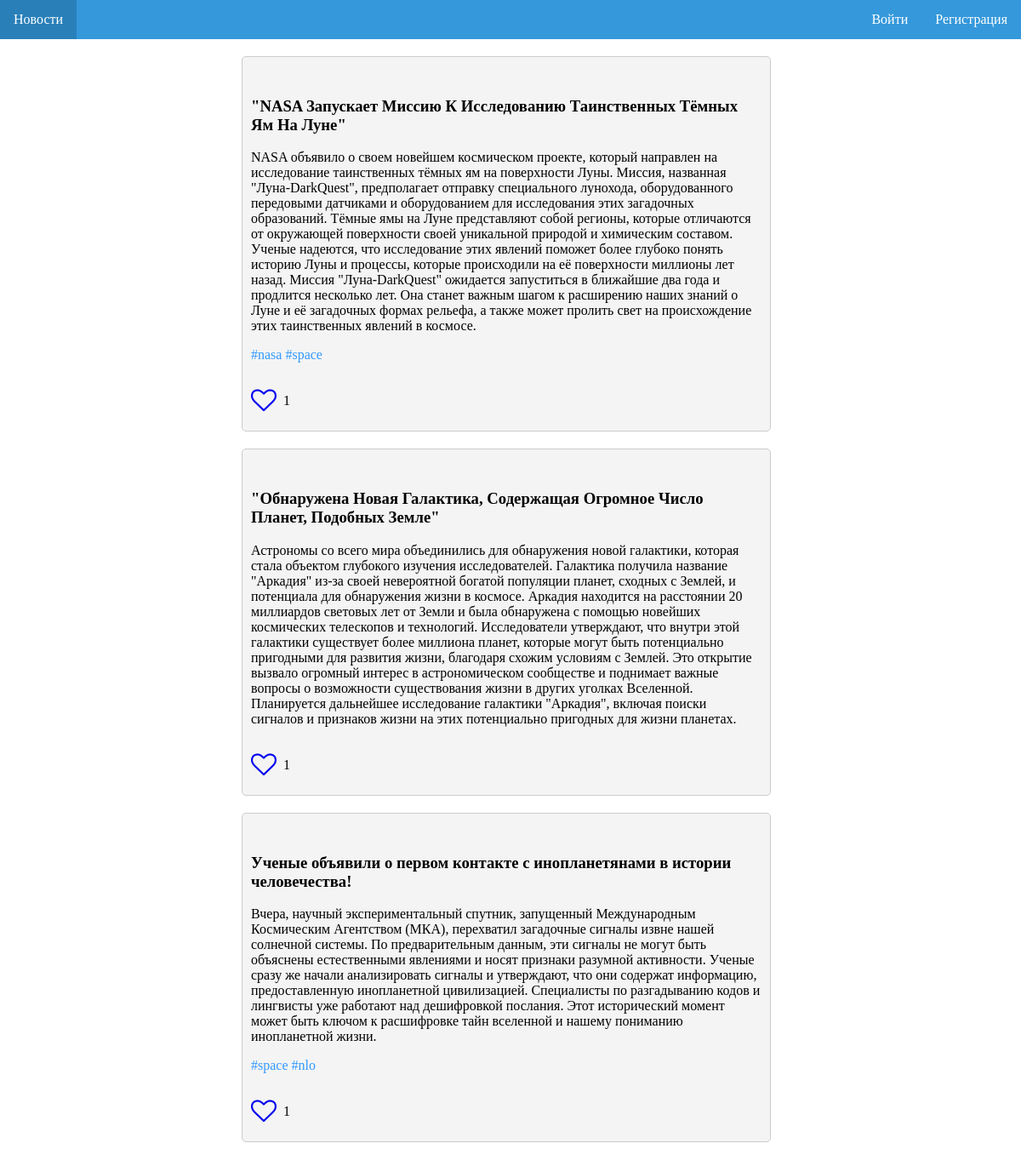
The page / on the database its author committed.
### webnews/models.py (models this page shows, shortened)
class News(models.Model):
    title=models.CharField(max_length=255)
    text=models.TextField(max_length=1000)
    slug=models.SlugField(unique=True,db_index=True)
    photo=models.ImageField(upload_to="images/")
    tags=models.ManyToManyField("Tag",blank=True,related_name="posts")
    likes=models.ManyToManyField("Like",blank=True,related_name="postslike")
    comment=models.ManyToManyField("Comment",blank=True,related_name="comment")

class Tag(models.Model):
    title=models.CharField(max_length=255)
    slug = models.SlugField(unique=True, db_index=True)
    def __str__(self):
        return "{}".format(self.title)

### webnews/views.py (the view)
# urls.py: path("",views.open,name="open"),
def open(request):
    news=News.objects.all()
    paginator = Paginator(news, 3)
    page_number = request.GET.get('page')
    page_obj = paginator.get_page(page_number)
    comments=Comment.objects.all()
    respcomm=RespComm.objects.all()
    data={"news": page_obj,"len":len(news),"like":base(request),"comments":comments}
    return render(request, "webnews/news.html", data)

### webnews/views.py (called while the page is built)
def base(request):
    like=Like.objects.filter(user=request.user)
    print(like)
    n = []
    for i in like:
        n.append(str(i.post))
    return n

### webnews/templates/webnews/news.html (shortened to what this page needs)
{%extends 'webnews/base.html'%}
{%block body%}
<div class="box">
{%for i in news%}
 <div class="card-container">
        <div class="card" data-id="{{i.id}}">
            <h3 class="name">{{i.title}}</h3>
            <p class="desc">{{i.text}}</p>
            {%for j in i.tags.all %}
            <a class="tags" href="{% url 'tags' j.slug %}">#{{j}}</a>
            {%endfor%}
            <div class="likecount">
            <form method="POST" action="{% url 'like'%}">
                 {%if user.is_authenticated%}
            <button data-action="likebutton" class="likebutton" type="submit" ><i data-action="likebutton" class="fa fa-heart-o"></i></button>
                {%else%}
                <div class="likeauthnot">
                 <a href="{%url 'regist'%}"><i class="fa fa-heart-o"></i></a>
                    </div>
                 {%endif%}
            </form>
            <p class="count">{{i.likes.all.count}}</p>
            </div>
            </div>
    </div>
{%endfor%}
    </div>
{%endblock%}

### webnews/templates/webnews/base.html (shortened to what this page needs)
{%load static%}
<!DOCTYPE html>
<html lang="en">
<head>
     <link rel="stylesheet" href="{% static 'css/base.css' %}">
     <link rel="stylesheet" href="{% static 'css/news.css' %}">
    <link rel="stylesheet" href="{% static 'css/regist.css' %}">
    <link rel="stylesheet" href="{%static 'css/comments.css'%}">
    <link rel="stylesheet" href="https://cdnjs.cloudflare.com/ajax/libs/font-awesome/4.7.0/css/font-awesome.min.css">
</head>
<body>
    <div class="navbar">
        <a href="{%url 'open'%}">Новости</a>
        <div class="right">
            {%if user.is_authenticated%}
            <a class="user">{{user.username}}</a>
           <a href="{%url 'logout'%}">Выйти</a>
            {%else%}
             <a href="{%url 'login'%}">Войти</a>
              <a href="{%url 'regist'%}">Регистрация</a>
            {%endif%}
        </div>
    </div>
{%block body%}
{%endblock%}
</body>
</html>

### webnews/static/css/base.css (style rules this page uses)
body { margin:0 0 100px 0; }
.navbar { background-color: #3498db; overflow: hidden; position: sticky; top: 0; z-index: 100; }
.navbar a { float: left; display: block; color: white; text-align: center; padding: 14px 16px; text-decoration: none; }
.right { float: right; }

### webnews/static/css/news.css (style rules this page uses)
.card-container { display: grid; justify-content: center; grid-template-columns: 1fr 1fr; grid-gap: 10px; max-width: 400px; margin: 0 auto; }
.card { width:600px; background: #f4f4f4; padding: 10px; border: 1px solid #ccc; border-radius: 5px; margin-top:20px; }
.tags { text-decoration:none; color:#3399FF; }
.likecount { display: grid; grid-template-columns: 1fr 1fr; width:60px; margin-top:20px; }
.likeauthnot { border:none; font-size:30px; margin:8px 8px 0 0; color:black; }

### rows shown on the page
News: title "\"NASA Запускает Миссию К Исследованию Таинственных Тёмных Ям На Луне\"", text "NASA объявило о своем новейшем космическом проекте, который направлен на исследование таинственных тёмных ям на поверхности Луны. Миссия, названная \"Луна-DarkQuest\", предполагает отправку специального лунохода, оборудованного передовыми датчиками и оборудованием для исследования этих загадочных образований. Тёмные ямы на Луне представляют собой регионы, которые отличаются от окружающей поверхности своей уникальной природой и химическим составом. Ученые надеются, что исследование этих явлений поможет более глубоко понять историю Луны и процессы, которые происходили на её поверхности миллионы лет назад. Миссия \"Луна-DarkQuest\" ожидается запуститься в ближайшие два года и продлится несколько…", likes.all.count "1"
Tag: title "nasa"
Tag: title "space"
News: title "\"Обнаружена Новая Галактика, Содержащая Огромное Число Планет, Подобных Земле\"", text "Астрономы со всего мира объединились для обнаружения новой галактики, которая стала объектом глубокого изучения исследователей. Галактика получила название \"Аркадия\" из-за своей невероятной богатой популяции планет, сходных с Землей, и потенциала для обнаружения жизни в космосе. Аркадия находится на расстоянии 20 миллиардов световых лет от Земли и была обнаружена с помощью новейших космических телескопов и технологий. Исследователи утверждают, что внутри этой галактики существует более миллиона планет, которые могут быть потенциально пригодными для развития жизни, благодаря схожим условиям с Землей. Это открытие вызвало огромный интерес в астрономическом сообществе и поднимает важные…", likes.all.count "1"
News: title "Ученые объявили о первом контакте с инопланетянами в истории человечества!", text "Вчера, научный экспериментальный спутник, запущенный Международным Космическим Агентством (МКА), перехватил загадочные сигналы извне нашей солнечной системы. По предварительным данным, эти сигналы не могут быть объяснены естественными явлениями и носят признаки разумной активности. Ученые сразу же начали анализировать сигналы и утверждают, что они содержат информацию, предоставленную инопланетной цивилизацией. Специалисты по разгадыванию кодов и лингвисты уже работают над дешифровкой послания. Этот исторический момент может быть ключом к расшифровке тайн вселенной и нашему пониманию инопланетной жизни.", likes.all.count "1"
Tag: title "nlo"
